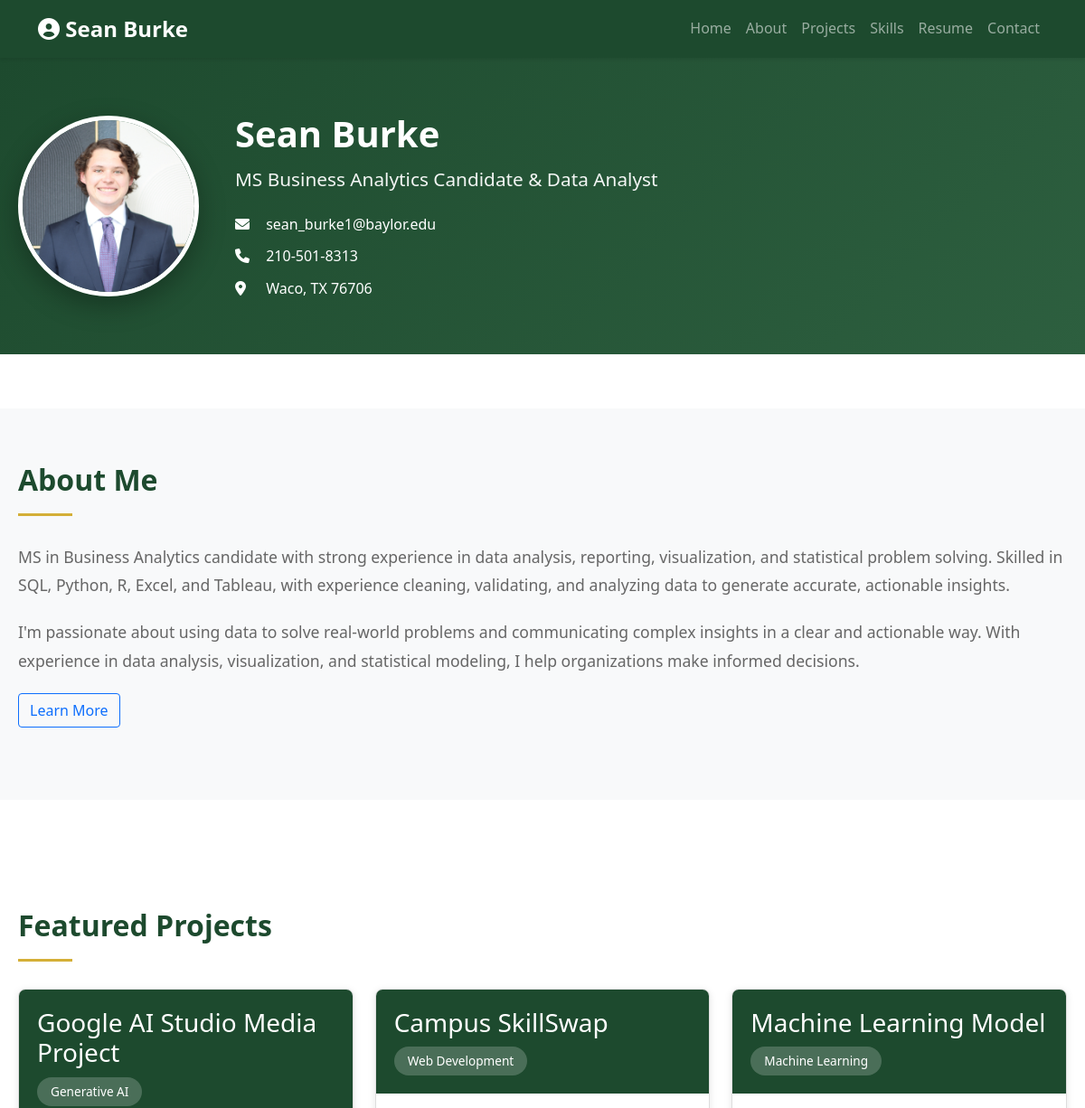
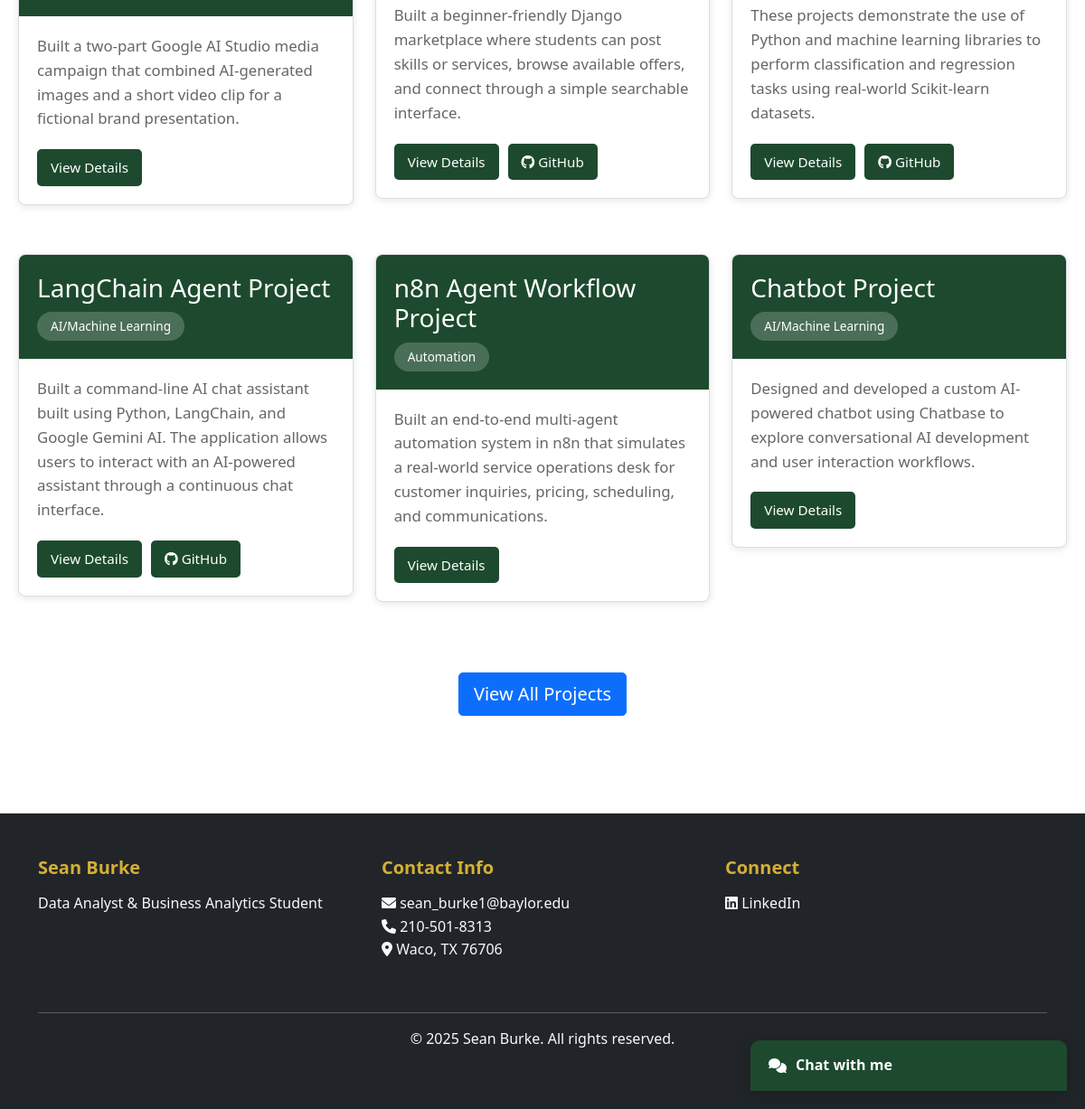
The page / on the database its author committed (2 pictures, top to bottom).
### portfolio/models.py (models this page shows, shortened)
class Project(models.Model):
    title = models.CharField(max_length=200)
    summary = models.CharField(max_length=500)
    description = models.TextField()
    category = models.CharField(max_length=100)
    business_problem = models.TextField()
    tools_used = models.CharField(max_length=500)
    key_features = models.TextField()
    role_contribution = models.TextField()
    challenge = models.TextField()
    lessons_learned = models.TextField()
    image = models.ImageField(upload_to='projects/', blank=True, null=True)
    github_link = models.URLField(blank=True, null=True)
    demo_link = models.URLField(blank=True, null=True)
    created_at = models.DateTimeField(auto_now_add=True)
    updated_at = models.DateTimeField(auto_now=True)
    class Meta:
        ordering = ['-created_at']

### portfolio/views.py (the view)
# urls.py: path('', views.home, name='home'),
def home(request):
    projects = Project.objects.all()[:6]  # Get latest 6 projects
    context = {
        'portfolio_info': PORTFOLIO_INFO,
        'featured_projects': projects,
    }
    return render(request, 'portfolio/home.html', context)

### templates/portfolio/home.html (shortened to what this page needs)
{% extends 'portfolio/base.html' %}
{% block content %}
<div class="profile-header">
    <div class="profile-container">
        <div class="profile-pic-wrapper">
            <img src="/media/{{ portfolio_info.profile_picture }}" alt="Profile Picture" class="profile-pic"
                onerror="this.src='https://via.placeholder.com/200'">
        </div>
        <div class="profile-info">
            <h1>{{ portfolio_info.name }}</h1>
            <p class="subtitle">{{ portfolio_info.title }}</p>
            <div class="contact-info">
                <div><i class="fas fa-envelope"></i> {{ portfolio_info.email }}</div>
                <div><i class="fas fa-phone"></i> {{ portfolio_info.phone }}</div>
                <div><i class="fas fa-map-marker-alt"></i> {{ portfolio_info.location }}</div>
            </div>
        </div>
    </div>
</div>
<div class="about-section">
    <div class="about-content">
        <h2 class="section-title">About Me</h2>
        <p>{{ portfolio_info.bio }}</p>
        <p>I'm passionate about using data to solve real-world problems and communicating complex insights in a clear
            and actionable way. With experience in data analysis, visualization, and statistical modeling, I help
            organizations make informed decisions.</p>
        <p>
            <a href="{% url 'portfolio:about' %}" class="btn btn-outline-primary">Learn More</a>
        </p>
    </div>
</div>
<div class="projects-section">
    <div class="projects-container">
        <h2 class="section-title">Featured Projects</h2>
        {% if featured_projects %}
        <div class="row">
            {% for project in featured_projects %}
            <div class="col-md-6 col-lg-4 mb-4">
                <div class="project-card">
                    <div class="project-card-header">
                        <h3>{{ project.title }}</h3>
                        <span class="project-category">{{ project.category }}</span>
                    </div>
                    <div class="project-card-body">
                        <p class="project-summary">{{ project.summary }}</p>
                        <div class="project-links">
                            <a href="{% url 'portfolio:project_detail' project.id %}">View Details</a>
                            {% if project.github_link %}
                            <a href="{{ project.github_link }}" target="_blank"><i class="fab fa-github"></i> GitHub</a>
                            {% endif %}
                        </div>
                    </div>
                </div>
            </div>
            {% endfor %}
        </div>
        <div class="text-center mt-4">
            <a href="{% url 'portfolio:projects' %}" class="btn btn-primary btn-lg">View All Projects</a>
        </div>
        {% else %}
        <p class="text-center text-muted">No projects yet. Check back soon!</p>
        {% endif %}
    </div>
</div>
{% endblock %}

### static/css/style.css (style rules this page uses)
:root { --primary-green: #1d4a2e; --light-green: #2d5f3f; --accent-gold: #d4af37; --text-dark: #333; --text-light: #666; --border-color: #ddd; }
* { margin: 0; padding: 0; box-sizing: border-box; }
body { font-family: 'Segoe UI', Tahoma, Geneva, Verdana, sans-serif; color: var(--text-dark); line-height: 1.6; }
.profile-header { background: linear-gradient(135deg, var(--primary-green) 0%, var(--light-green) 100%); color: white; padding: 60px 20px; margin-bottom: 60px; }
.profile-container { display: flex; align-items: center; gap: 40px; max-width: 1200px; margin: 0 auto; }
.profile-pic-wrapper { flex-shrink: 0; }
.profile-pic { width: 200px; height: 200px; border-radius: 50%; border: 5px solid white; object-fit: cover; box-shadow: 0 10px 30px rgba(0, 0, 0, 0.3); }
.profile-info h1 { font-size: 2.5rem; margin-bottom: 10px; font-weight: bold; }
.profile-info .subtitle { font-size: 1.3rem; margin-bottom: 20px; opacity: 0.95; }
.profile-info .contact-info { display: flex; flex-direction: column; gap: 10px; font-size: 1rem; }
.profile-info .contact-info i { margin-right: 10px; width: 20px; }
.about-section { background-color: #f8f9fa; padding: 60px 20px; margin-bottom: 60px; }
.about-section h2, .section-title { color: var(--primary-green); font-weight: bold; margin-bottom: 30px; position: relative; padding-bottom: 20px; }
.about-section h2::after, .section-title::after { content: ''; position: absolute; bottom: 0; left: 0; width: 60px; height: 3px; background-color: var(--accent-gold); }
.about-content { max-width: 1200px; margin: 0 auto; }
.about-content p { font-size: 1.1rem; color: var(--text-light); margin-bottom: 20px; line-height: 1.8; }
.projects-section { padding: 60px 20px; background-color: white; }
.projects-container { max-width: 1200px; margin: 0 auto; }
.project-card { background: white; border: 1px solid var(--border-color); border-radius: 8px; overflow: hidden; transition: transform 0.3s ease, box-shadow 0.3s ease; margin-bottom: 30px; box-shadow: 0 2px 8px rgba(0, 0, 0, 0.1); }
.project-card-header { background-color: var(--primary-green); color: white; padding: 20px; position: relative; }
.project-card-header h3 { margin-bottom: 10px; }
.project-category { display: inline-block; background-color: rgba(255, 255, 255, 0.2); padding: 5px 15px; border-radius: 20px; font-size: 0.85rem; }
.project-card-body { padding: 20px; }
.project-summary { font-size: 1.05rem; color: var(--text-light); margin-bottom: 15px; font-weight: 500; }
.project-links { margin-top: 20px; display: flex; gap: 10px; }
.project-links a { display: inline-block; padding: 8px 15px; background-color: var(--primary-green); color: white; border-radius: 5px; text-decoration: none; transition: background-color 0.3s ease; font-size: 0.95rem; }

### rows shown on the page
Project: title "Google AI Studio Media Project", category "Generative AI", summary "Built a two-part Google AI Studio media campaign that combined AI-generated images and a short video clip for a fictional brand presentation."
Project: title "Campus SkillSwap", category "Web Development", summary "Built a beginner-friendly Django marketplace where students can post skills or services, browse available offers, and connect through a simple searchable interface."
Project: title "Machine Learning Model", category "Machine Learning", summary "These projects demonstrate the use of Python and machine learning libraries to perform classification and regression tasks using real-world Scikit-learn datasets."
Project: title "LangChain Agent Project", category "AI/Machine Learning", summary "Built a command-line AI chat assistant built using Python, LangChain, and Google Gemini AI. The application allows users to interact with an AI-powered assistant through a continuous chat interface."
Project: title "n8n Agent Workflow Project", category "Automation", summary "Built an end-to-end multi-agent automation system in n8n that simulates a real-world service operations desk for customer inquiries, pricing, scheduling, and communications."
Project: title "Chatbot Project", category "AI/Machine Learning", summary "Designed and developed a custom AI-powered chatbot using Chatbase to explore conversational AI development and user interaction workflows."

### other values the page prints
{{ portfolio_info.name }} "Sean Burke"
{{ portfolio_info.title }} "MS Business Analytics Candidate & Data Analyst"
{{ portfolio_info.email }} "sean_burke1@baylor.edu"
{{ portfolio_info.phone }} "210-501-8313"
{{ portfolio_info.location }} "Waco, TX 76706"
